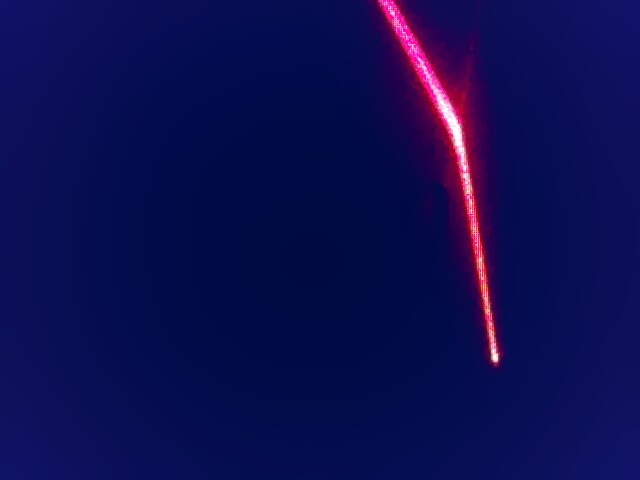
#> input picture alte_pi_programme/Scan/Testbilder_Scan/01.jpg, 640 x 480 px, found by its file name
$ jupyter execute --allow-errors Laserline_Calibration.ipynb   (shell and % lines are left out)
#> lines starting #> are read from the running program, lines starting #| are printed output that depends on the picture; after the words box and inside, x2 and y2 are one past the last pixel; in counts of white or black regions, pixels touching at a corner belong together
[cell 1]
import cv2
import numpy as np
import os
import glob
import pandas as pd

# Innere Ecken (Anzahl Schnittpunkte, nicht Felder!)
CHECKERBOARD = (3, 6)
criteria = (cv2.TERM_CRITERIA_EPS + cv2.TERM_CRITERIA_MAX_ITER, 30, 0.001)

objpoints, imgpoints = [], []

square_size = 20.0  # mm
objp = np.zeros((1, CHECKERBOARD[0]*CHECKERBOARD[1], 3), np.float32)
objp[0, :, :2] = np.mgrid[0:CHECKERBOARD[0], 0:CHECKERBOARD[1]].T.reshape(-1, 2) * square_size
#DateFrame mit Spalten definieren
df = []
df = pd.DataFrame(columns=["path", "img", "translation", "rotation", "points"])
patterns = []
# --- Pfade korrekt globs’en (hier rekursiv .jpg/.png) ---
base = r"G:\Meine Ablage\Studium\Master\3. Semester\Masterprojekt\Bilder\Bilder Kalibrierung"
patterns = [os.path.join(base, "**", "*.jpg"),
            os.path.join(base, "**", "*.jpeg"),
            os.path.join(base, "**", "*.png")]
images = []
for pat in patterns:
    images.extend(glob.glob(pat, recursive=True))
print(f"{len(images)} Bilddateien gefunden.")

valid_size = None
valid_paths = []  # Liste für die Bilder, die tatsächlich Ecken liefern

for path in images:
    img = cv2.imread(path)  # BGR laden
    if img is None:
        print(f"Überspringe (nicht lesbar): {path}")
        continue

    # Grünkanal nehmen, um roten Laser zu minimieren
    b, g, r = cv2.split(img)
    clahe = cv2.createCLAHE(clipLimit=2.0, tileGridSize=(8,8))
    gray = clahe.apply(g)

    # Ecken suchen
    ret, corners = cv2.findChessboardCorners(
        gray, CHECKERBOARD,
        flags=cv2.CALIB_CB_ADAPTIVE_THRESH | cv2.CALIB_CB_FAST_CHECK | cv2.CALIB_CB_NORMALIZE_IMAGE
    )
    print(ret, "versuch:", path)
    if ret:
        objpoints.append(objp)
        corners2 = cv2.cornerSubPix(gray, corners, (11,11), (-1,-1), criteria)
        imgpoints.append(corners2)
        valid_size = gray.shape[::-1]  # (width, height)
        valid_paths.append(path)       # Nur die „guten“ Bilder merken

# Kalibrieren
#> (the rest of this cell did not finish here and is left out)

[cell 2]
import cv2
import matplotlib.pyplot as plt
import numpy as np
plt.close('all')
base = r"G:\Meine Ablage\Studium\Master\3. Semester\Masterprojekt\Bilder\Bilder Kalibrierung\laser_dark"
patterns = [os.path.join(base, "**", "*.jpg"),
            os.path.join(base, "**", "*.jpeg"),
            os.path.join(base, "**", "*.png")]
images = []
for pat in patterns:
    images.extend(glob.glob(pat, recursive=True))
print(f"{len(images)} Bilddateien gefunden.")


rows, cols = 2,5
fig, axes = plt.subplots(rows, cols, figsize=(20, 20))  # Größe anpassen

for ax, path in zip(axes.ravel(), images):
    img = cv2.imread(path)
    hsv = cv2.cvtColor(img, cv2.COLOR_BGR2HSV)

    lower_red1 = np.array([0, 80, 50])
    upper_red1 = np.array([10, 255, 255])
    mask1 = cv2.inRange(hsv, lower_red1, upper_red1)
    lower_red2 = np.array([170, 80, 50])
    upper_red2 = np.array([180, 255, 255])
    mask2 = cv2.inRange(hsv, lower_red2, upper_red2)
    mask_red = cv2.bitwise_or(mask1, mask2)

    # Magenta/Pink in HSV (OpenCV: H 0..180)
    lower_magenta = np.array([113, 43, 52])
    upper_magenta = np.array([165, 188, 203])

    mask01 = cv2.inRange(hsv, lower_magenta, upper_magenta)
    mask = cv2.bitwise_or(mask_red, mask01)

    edges = cv2.Canny(mask, 50, 150, apertureSize=7)
    #liniensegmente mit HoughLinesP ermitteln
    linesP = cv2.HoughLinesP(edges, 1, np.pi/360, 100, minLineLength=10, maxLineGap=200)

    img_houghP = img.copy()
    #liniensegmente auf dem ursprungsbild visualisieren
    if linesP is not None:
        thresh = 100
        i=0
        while len(linesP) != 2:
            i = i+1
            if len(linesP) < 2:
                thresh = thresh - 1
            elif len(linesP) > 2:
                thresh = thresh + 1
            linesP = cv2.HoughLinesP(edges, 1, np.pi/360, thresh, minLineLength=200, maxLineGap=1000)
        print(f"{path[-6:-1]} hat {i} iterationen gebraucht")
        points = [tuple(pt) for pt in linesP[:,0].reshape(-1, 2)]
        df.loc[df["path"] == path, "points"] = [points]
        for (x1, y1, x2, y2) in linesP[:,0]:
            cv2.line(img_houghP, (x1, y1), (x2, y2), (0, 255, 0), 2)

        ax.imshow(cv2.cvtColor(img_houghP, cv2.COLOR_BGR2RGB))
        ax.set_title(f"{path.split(os.sep)[-1]}")
    else:
        ax.imshow(cv2.cvtColor(mask, cv2.COLOR_BGR2RGB))
        ax.set_title(f"{path.split(os.sep)[-1]} mask")  # nur Dateiname


    ax.axis("off")

# Falls weniger Bilder als Plätze im Grid
for ax in axes.ravel()[len(images):]:
    ax.axis("off")

plt.tight_layout()
plt.show()

[cell 3]
import numpy as np

def midpoint_to_line_distance(x1, y1, x2, y2, u1, v1, u2, v2):
    """
    Abstand vom Mittelpunkt des Segments (x1,y1)-(x2,y2)
    zur unendlichen Geraden durch (u1,v1)-(u2,v2).
    """
    # Mittelpunkt des ersten Segments
    M = np.array([(x1+x2)/2, (y1+y2)/2], dtype=float)
    Q1 = np.array([u1, v1], dtype=float)
    Q2 = np.array([u2, v2], dtype=float)
    d = Q2 - Q1

    if np.allclose(d, 0):  # degeneriertes Segment
        return np.linalg.norm(M - Q1)

    # Kreuzprodukt und Norm
    num = abs(np.cross(M - Q1, d))
    den = np.linalg.norm(d)
    return num / den


threshold = 1  # dein Abstandslimit in Pixeln (z.B.)

rows_to_drop = []  # Index-Liste der rauszufilternden Zeilen

for idx, row in df.iterrows():
    points = row["points"]
    if points is None or len(points) < 4:
        continue  # keine gültigen Linien

    # Annahme: genau zwei Liniensegmente, also 2×(x1,y1,x2,y2)
    (x1, y1, x2, y2), (u1, v1, u2, v2) = np.array(row["points"]).reshape(-1, 4)

    dist = midpoint_to_line_distance(x1, y1, x2, y2, u1, v1, u2, v2)

    if dist < threshold:
        print(f"Lösche {row['path']} (Abstand {dist:.2f} < {threshold})")
        rows_to_drop.append(idx)

# Ganze Zeilen löschen
df = df.drop(index=rows_to_drop).reset_index(drop=True)
print(rows_to_drop)
points_right = []
points_left = []
#hier die punkte einteilen in links und rechts
# Spalten sicherstellen
if "points_left" not in df.columns:
    df["points_left"] = None
if "points_right" not in df.columns:
    df["points_right"] = None

# Spalten leeren (alte Werte entfernen)
df["points_left"] = None
df["points_right"] = None


for idx, row in df.iterrows():
    points = row["points"]
    if points is None or len(points) < 4:
        continue  # keine gültigen Linien

    # Annahme: genau zwei Liniensegmente -> 2x(x1,y1,x2,y2)
    (x1, y1, x2, y2), (u1, v1, u2, v2) = np.array(points).reshape(-1, 4)

    sx1 = schnittpunkt_xAchse(x1, y1, x2, y2)
    sx2 = schnittpunkt_xAchse(u1, v1, u2, v2)

    if sx1 <= sx2:
        points_left = [(x1, y1), (x2, y2)]
        points_right = [(u1, v1), (u2, v2)]
    else:
        points_left = [(u1, v1), (u2, v2)]
        points_right = [(x1, y1), (x2, y2)]
    # Spalten sicherstellen

    # ins DataFrame schreiben
    df.at[idx, "points_left"] = points_left
    df.at[idx, "points_right"] = points_right

Ab hier wirds knackig:
1. Pixelkoordinaten u,v in pixelvektor packen [u, v, 1] und in die bereits existierende Pixel to CameraVector() geben (benötigt K un sonst nichts?)
    -ich glaube dierser Vektor gibt die richtung des Kamerastrahls an. Man kann davon ausgehen, dass die kamera der Usprung ist VORERST
2. herausfinden wo dieser Strahl das Checkerboard schneidet. Das Checkerboard kann als Ebene mit den informationen aus trvec und rotvec dargestellt werden
3. punkte sammeln und plotten dann reichts für heute

[cell 4]
def pixel_to_cameraVector(u, v, K):
    pixelVector = np.array([u, v, 1])
    cameraVector = np.linalg.inv(K) @ (pixelVector )
    cameraVector = cameraVector / np.linalg.norm(cameraVector)
    return cameraVector
def get_normal_Checkerboard(rvec):
    #Normalenvektor des checkerboards ist aus R transformierte Z-Achse
    R, _ = cv2.Rodrigues(rvec)
    z= np.array([0, 0, 1])
    normal = R @ z
    return normal / np.linalg.norm(normal)
def get_intersection(cameraVector, tvec, normal):
    #Vereinfacht, da ursprung [0,0,0]
    lam = (normal @ tvec) / (normal @ cameraVector)
    P = lam * cameraVector
    return P

#> (the rest of this cell did not finish here and is left out)

[cell 5]
Plane_pointsR = []
Plane_pointsL = []

for idx, row in df.iterrows():
    for pts in [row["points_left"]][0:5]:
        if pts is None:
            continue
        for (u, v) in pts:
            tvec = row["translation"].reshape(3)
            rvec = row["rotation"].reshape(3)

            cam_vec = pixel_to_cameraVector(u, v, mtx)
            normal = get_normal_Checkerboard(rvec)
            P = get_intersection(cam_vec, tvec, normal)

            Plane_pointsR.append(P)
    for pts in [row["points_right"]][0:5]:
        if pts is None:
            continue
        for (u, v) in pts:
            tvec = row["translation"].reshape(3)
            rvec = row["rotation"].reshape(3)

            cam_vec = pixel_to_cameraVector(u, v, mtx)
            normal = get_normal_Checkerboard(rvec)
            P = get_intersection(cam_vec, tvec, normal)

            Plane_pointsL.append(P)

[cell 6]
scanned_PointsR = np.asarray(Plane_pointsR, dtype=float).reshape(-1, 3)
scanned_PointsL = np.asarray(Plane_pointsL, dtype=float).reshape(-1, 3)
import numpy as np
import matplotlib.pyplot as plt
from mpl_toolkits.mplot3d import Axes3D
#Plot setup
fig = plt.figure()
ax = fig.add_subplot(111, projection="3d")
ax.set_box_aspect([1,1,1])
def set_axes_equal(ax):
    '''Gleiche Skalierung für alle 3 Achsen'''
    x_limits = ax.get_xlim3d()
    y_limits = ax.get_ylim3d()
    z_limits = ax.get_zlim3d()

    x_range = abs(x_limits[1] - x_limits[0])
    y_range = abs(y_limits[1] - y_limits[0])
    z_range = abs(z_limits[1] - z_limits[0])

    max_range = max([x_range, y_range, z_range]) / 2

    x_middle = np.mean(x_limits)
    y_middle = np.mean(y_limits)
    z_middle = np.mean(z_limits)

    ax.set_xlim3d([x_middle - max_range, x_middle + max_range])
    ax.set_ylim3d([y_middle - max_range, y_middle + max_range])
    ax.set_zlim3d([z_middle - max_range, z_middle + max_range])

ax.scatter(scanned_PointsR[:, 0], scanned_PointsR[:, 1], scanned_PointsR[:, 2], c='b', s=5)
ax.scatter(scanned_PointsL[:, 0], scanned_PointsL[:, 1], scanned_PointsL[:, 2], c='r', s=5)

set_axes_equal(ax)
#Ausrichtung wie in solidworks/3d kamerakonventionen
ax.view_init(elev=90, azim=-90)
# Axes labels and legend

ax.set_xlabel("X")
ax.set_ylabel("Y")
ax.set_zlabel("Z")
plt.show()
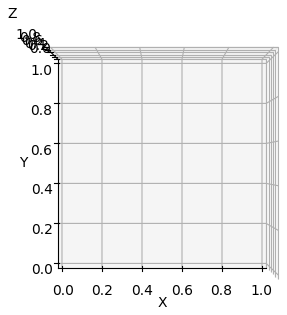
#> figure drawn by matplotlib, 1 panel

[cell 7]
import os
base = r"G:\Meine Ablage\Studium\Master\3. Semester\Masterprojekt\Python Skripte"

# Zielpfad im Projektordner (z. B. neben deinem Notebook)
save_path = os.path.join(base, "calibration_results_thinlaser.pkl")

# DataFrame speichern
#> (the rest of this cell did not finish here and is left out)

[cell 8]
import os
import pickle

save_path = os.path.join(base, "calibration_results_thinlaser.pkl")

#> (the rest of this cell did not finish here and is left out)

[cell 9]
import cv2
img = cv2.imread(r"G:\Meine Ablage\Studium\Master\3. Semester\Masterprojekt\Bilder\Bilder Kalibrierung\laser_dark\01.jpg")
#> img is the input picture: shape (480, 640, 3); mean B, G, R 81.1, 13.3, 12.9

[cell 10]
import cv2
import numpy as np
import matplotlib.pyplot as plt

# === 1. Bild laden und in HSV umwandeln ===
#img = cv2.imread("01.jpg")
hsv = cv2.cvtColor(img, cv2.COLOR_BGR2HSV)
#> hsv: shape (480, 640, 3); mean H, S, V 119.5, 237.2, 83.2

# Für K-Means vorbereiten
data = hsv.reshape((-1, 3))
data = np.float32(data)

# === 2. K-Means Clustering (2 Klassen) ===
K = 2
criteria = (cv2.TERM_CRITERIA_EPS + cv2.TERM_CRITERIA_MAX_ITER, 20, 1.0)
_, labels, centers = cv2.kmeans(
    data, K, None, criteria, 10, cv2.KMEANS_RANDOM_CENTERS
)
#> centers = [[118.8, 238.5, 80.84], [162.5, 161, 227.8]]

# Ergebnisse rekonstruieren
centers = np.uint8(centers)
#> centers = [[118, 238, 80], [162, 161, 227]]
segmented = centers[labels.flatten()].reshape(hsv.shape)
#> segmented: shape (480, 640, 3); mean H, S, V 118.7, 236.8, 82.3
labels_img = labels.reshape(hsv.shape[:2])
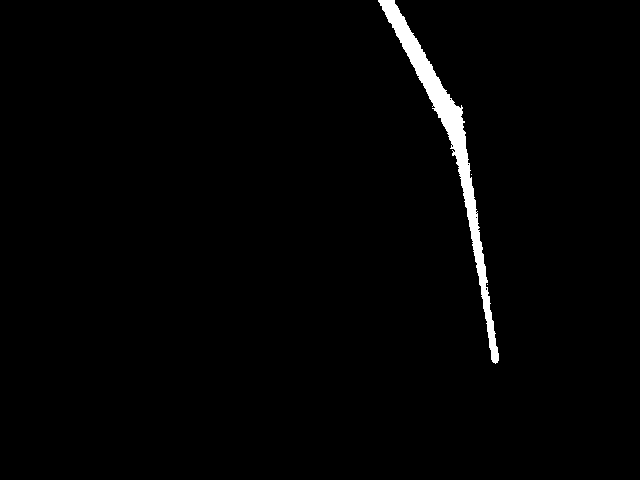
#> labels_img: shape (480, 640) int32; values 0 (black) and 1 (white), 1.6% white; 3 white regions (2 under 20 px), largest, box (x1, y1, x2, y2) and area: (378, 0, 499, 364) 4767

# === 3. Pixel nach Cluster trennen ===
cluster_counts = [np.sum(labels == i) for i in range(K)]
#> cluster_counts = [302431, 4769]
laser_cluster = int(np.argmin(cluster_counts))  # Der kleinere Cluster = Laser
#> laser_cluster = 1
background_cluster = int(np.argmax(cluster_counts))
#> background_cluster = 0

# HSV-Werte der Cluster speichern
laser_hsv = data[labels.flatten() == laser_cluster]
background_hsv = data[labels.flatten() == background_cluster]

np.save("laser_hsv.npy", laser_hsv)
np.save("background_hsv.npy", background_hsv)

print(f"Laser-Cluster: {laser_hsv.shape[0]} Pixel")
#| Laser-Cluster: 4769 Pixel
print(f"Hintergrund-Cluster: {background_hsv.shape[0]} Pixel")
#| Hintergrund-Cluster: 302431 Pixel
print("HSV-Werte gespeichert unter laser_hsv.npy & background_hsv.npy")

# === 4. Matplotlib-Visualisierung ===

# (a) Cluster-Farbbild anzeigen
plt.figure(figsize=(10, 5))
plt.subplot(1, 2, 1)
plt.imshow(cv2.cvtColor(segmented, cv2.COLOR_HSV2RGB))
plt.title("Cluster-Farbbild (2 Klassen)")
plt.axis("off")

# (b) HSV-Verteilung beider Cluster plotten
plt.subplot(1, 2, 2)
plt.scatter(
    background_hsv[:, 0], background_hsv[:, 1],
    s=1, color="blue", alpha=0.3, label="Hintergrund"
)
plt.scatter(
    laser_hsv[:, 0], laser_hsv[:, 1],
    s=2, color="red", alpha=0.7, label="Laser"
)
plt.xlabel("Hue")
plt.ylabel("Saturation")
plt.title("HSV-Verteilung (H vs S)")
plt.legend()
plt.tight_layout()
plt.show()
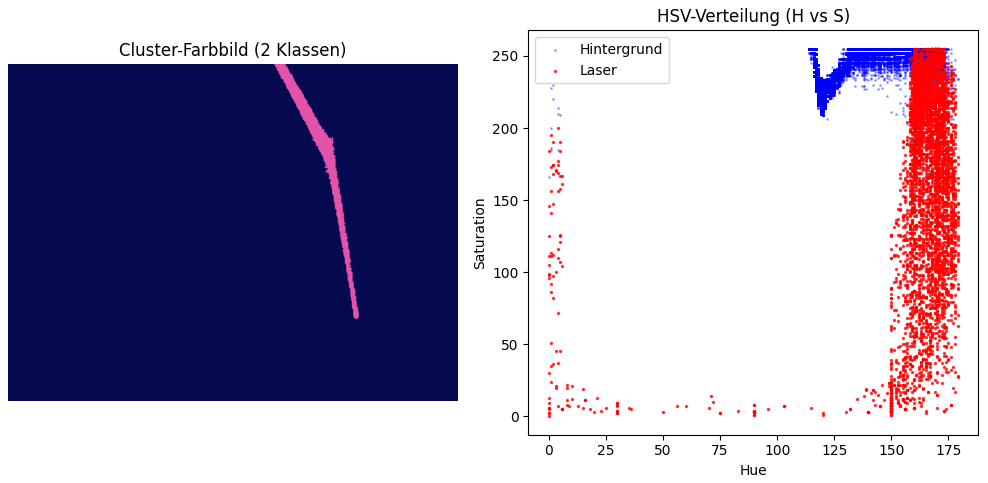
#> figure drawn by matplotlib, 2 panels

[cell 11]
print("h bereich:", max(laser_hsv[:,0]), min(laser_hsv[:,0]),)
#| h bereich: 179.0 0.0
print("s bereich;", max(laser_hsv[:,1]), min(laser_hsv[:,1]),)
#| s bereich; 255.0 0.0
print("v bereich: ", max(laser_hsv[:,2]), min(laser_hsv[:,2]),)
#| v bereich:  255.0 114.0
print(laser_hsv)
#> (printed output is left out)
